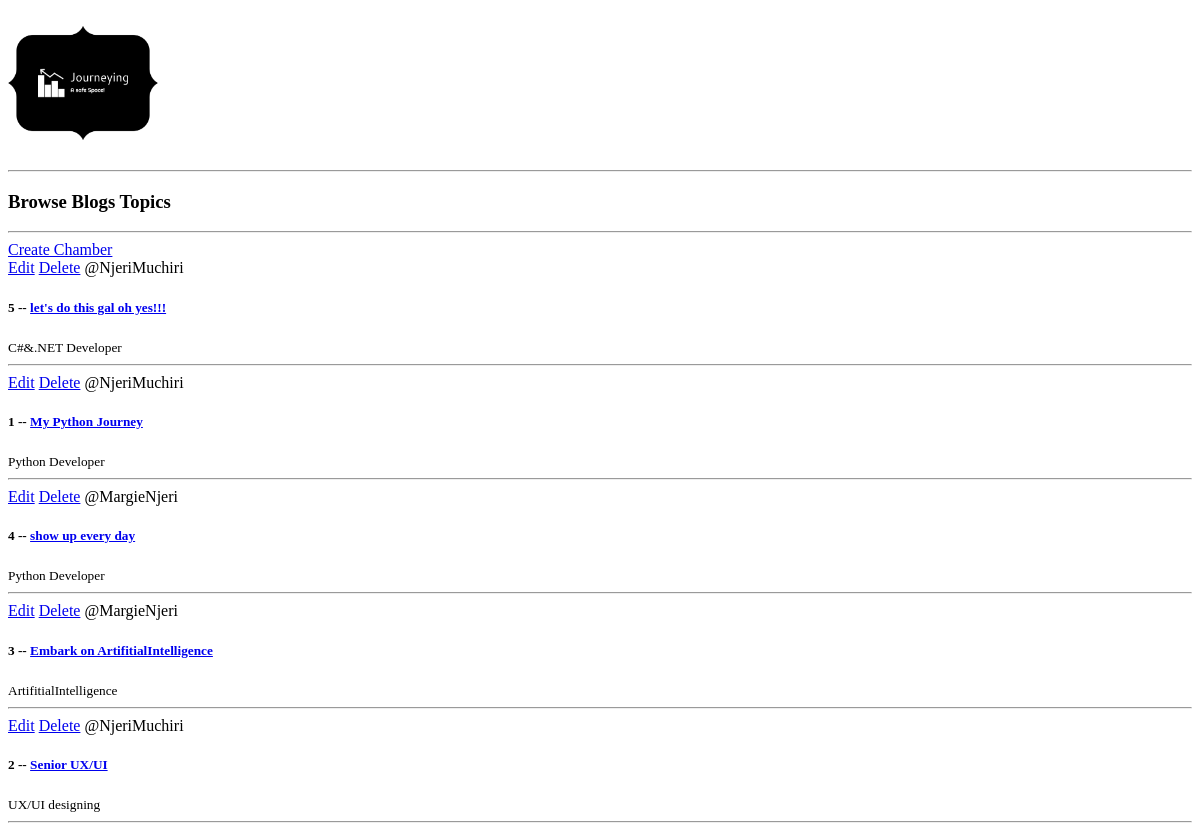
Before: / with the older database file.
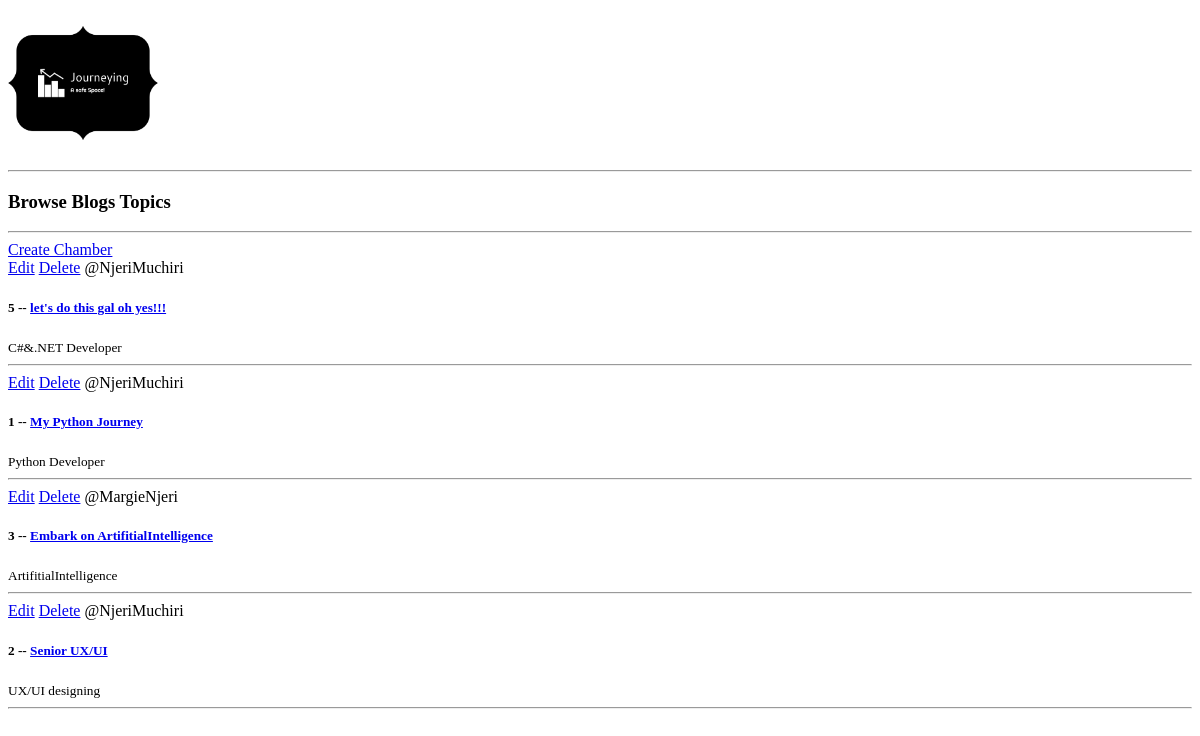
After: the same page with the newer database file.
### journeyingblogs/models.py (models this page shows, shortened)
class Chamber(models.Model):
    host = models.ForeignKey(User, on_delete=models.SET_NULL, null=True)
    topic = models.ForeignKey(Topic, on_delete=models.SET_NULL, null=True)
    name = models.CharField(max_length=200)
    description = models.TextField(null=True, blank=True)
    updated = models.DateTimeField(auto_now=True)
    created = models.DateTimeField(auto_now_add=True)
    class Meta:
       ordering = ['-updated', '-created']

class Topic(models.Model):
    name = models.CharField(max_length=200)

### journeyingblogs/views.py (the view)
# urls.py: path('', views.home, name='homepage'),
def home(request):
    chambers = Chamber.objects.all()
    context = {'chambers': chambers}
    return render(request, 'journeyingblogs/home.html', context)

### journeyingblogs/templates/journeyingblogs/home.html (shortened to what this page needs)
{% extends 'main.html' %}
{% block content %}
<!DOCTYPE html>
<html lang="en">
<head>
</head>
<body>
    <hr>
    <div class="home_container">
        <div>
            <h3>Browse Blogs Topics</h3>
            <hr>
        </div>
        <div>
        <a href="{% url 'create-chamber' %}">Create Chamber</a>
        <div>
            {% for chamber in chambers %}
            <div>
                <a href="{% url 'update-chamber' chamber.id %}">Edit</a>
                <a href="{% url 'delete-chamber' chamber.id %}">Delete</a>
                <span>@{{chamber.host.username}}</span>
                <h5>{{chamber.id}} -- <a href="{% url 'chamber' chamber.id %}">{{chamber.name}}</h5></a>
                <small>{{chamber.topic.name}}</small>
                <hr>
            </div>
            {% endfor %}
            </div>
        </div>
    </div>
</body>
</html>
{% endblock %}

Changed rows visible on the page:
removed Chamber: host.username "MargieNjeri", id "4", name "show up every day", topic.name "Python Developer"
